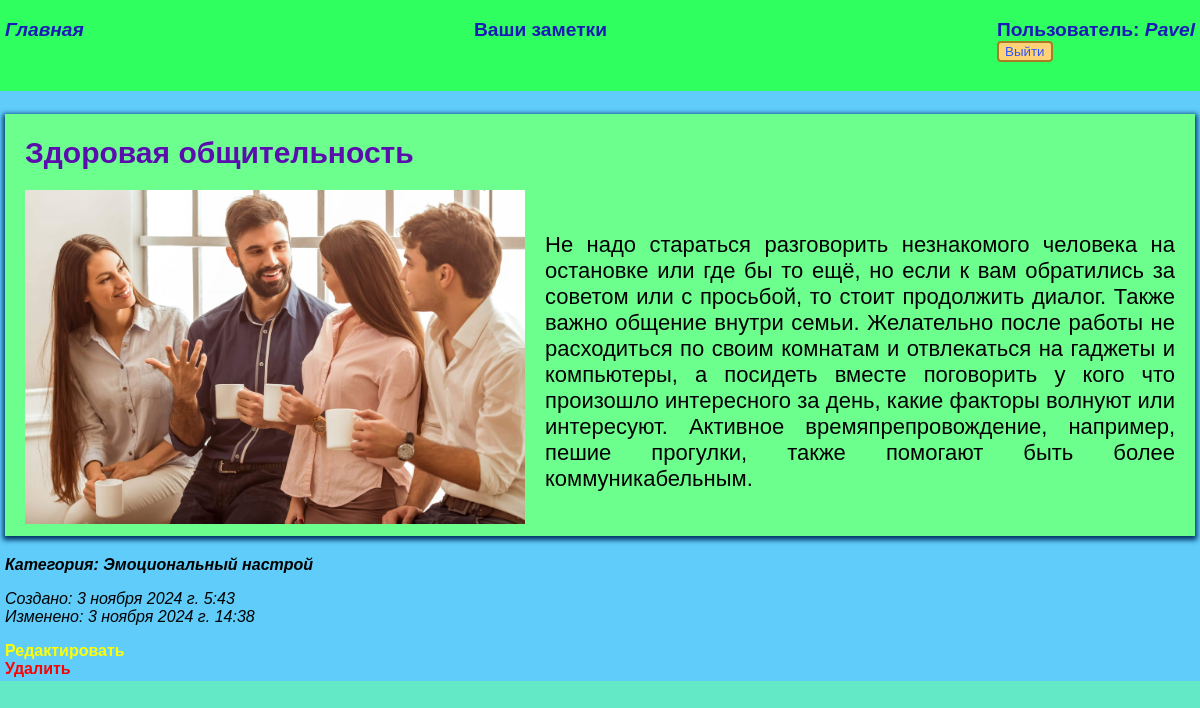
/notes/note/13/ (signed in), run on the app's committed database.
### notes/models.py (models this page shows, shortened)
class Note(models.Model):
    title = models.CharField(max_length=200, verbose_name="Заголовок")
    content = models.TextField(verbose_name="Содержание")
    created_at = models.DateTimeField(auto_now_add=True)
    updated_at = models.DateTimeField(auto_now=True)
    category = models.ForeignKey(Category, on_delete=models.SET_NULL, null=True, blank=True, verbose_name="Категория")
    picture = models.ImageField(upload_to='notes_images/', verbose_name="Картинка", blank=True)
    user = models.ForeignKey(User, on_delete=models.CASCADE)

class Category(models.Model):
    name = models.CharField(max_length=100, unique=True, verbose_name="Название")

### notes/views.py (the view)
# urls.py: path('note/<int:note_id>/', views.note_detail, name='note_detail'),
@login_required
def note_detail(request, note_id):
    note = get_object_or_404(Note, pk=note_id)
    return render(request, 'notes/note_detail.html', {'note': note})

### notes/templates/notes/note_detail.html (shortened to what this page needs)
{% extends 'notes/base.html' %}
{% block content %}
<div class="text">
    <h1 class="header">{{ note.title }}</h1>
    <div class="block">
        {% if note.picture %}
        <img src="{{ note.picture.url }}">
        {% endif %}
        <p>{{ note.content }}</p>
    </div>
</div>
<p><b><i>Категория: {{ note.category.name }}</i></b></p>
<p><i>Создано: {{ note.created_at }} <br>
    Изменено: {{ note.updated_at }}</i></p>
<a href="{% url 'note_update' note.id %}"><span style="color: yellow; font-weight: bold">Редактировать</span></a>
<br>
<a href="{% url 'note_delete' note.id %}"><span style="color: red; font-weight: bold">Удалить</span></a>
{% endblock %}

### notes/templates/notes/base.html (shortened to what this page needs)
<!DOCTYPE html>
{% load static %}
<html lang="ru">
<head>
    <link rel="stylesheet" href="{% static 'css/style.css' %}">
</head>
<body>
<div class="menu">
    <div class="wrap">
        <ul class="top">
            <li class="logo"><a href="{% url 'home' %}">Главная</a></li>
            {% if request.user.is_authenticated %}
            <li><a href="{% url 'note_list' %}">Ваши заметки</a></li>
            <div class="auth">
                <div class="user"><a class="profile" href="{% url 'profile' %}">Пользователь:
                    <i>{{ user.username }}</i></a></div>
                <form action="{% url 'user-logout' %}" method="post">
                    <button class="out">Выйти</button>
                </form>
            </div>
            {% else%}
            <li><a href="{% url 'user-signup' %}">Зарегистрироваться</a></li>
            <li><a href="{% url 'user-login' %}">Войти</a></li>
            {% endif %}
        </ul>
    </div>
</div>
<div class="content">
    <div class="wrap">
        {% block content %}
        {% endblock %}
    </div>
</div>
</body>
</html>

### notes/static/css/style.css (style rules this page uses)
body { padding: 0; margin: 0; background: #63e9c5; font-family: Arial, Helvetica, sans-serif; }
.menu { background: #2fff5f; box-shadow: 0 2px 12px 2px #04373bb5; }
.menu a { font-size: larger; font-weight: bolder; }
.wrap { max-width: 1200px; margin: 0 auto; padding: 3px 5px; box-sizing: border-box; }
a { color:#1c1ab7; text-decoration: none; }
.notes, .top { list-style: none; padding: 0; }
.menu ul { display: flex; justify-content: space-between; }
.logo { font-style: italic; color: brown; }
.user { color: #d91567; }
.in, .out, .save, .del { background: #ffd278; cursor: pointer; color: #2f55ff; border: #ab7d22 2px solid; border-radius: 4px; margin-bottom: 10px; }
.content { background-color: #5fccfa; }
.header { color: #5b0dae; font-size: 30px; }
.text { text-align: justify; font-size: 22px; margin: 20px 0px; padding: 2px 20px; border: #003366; box-shadow: 0 2px 5px 2px #003366; background: #6cff8e; }
.text img { max-width: 500px; margin-right: 20px; margin-bottom: 10px; box-sizing: border-box; }
.block { display: flex; align-items: center; }
span { color: #7a0234; }
h1 { color: #201606; }

### data on the page
Note: title "Здоровая общительность", picture (picture), content "Не надо стараться разговорить незнакомого человека на остановке или где бы то ещё, но если к вам обратились за советом или с просьбой, то стоит продолжить диалог. Также важно общение внутри семьи. Желательно после работы не расходиться по своим комнатам и отвлекаться на гаджеты и компьютеры, а посидеть вместе поговорить у кого что произошло интересного за день, какие факторы волнуют или интересуют. Активное времяпрепровождение, например, пешие прогулки, также помогают быть более коммуникабельным.", category.name "Эмоциональный настрой", created_at "3 ноября 2024 г. 5:43", updated_at "3 ноября 2024 г. 14:38"

### other printed values
{{ user.username }} "Pavel"
